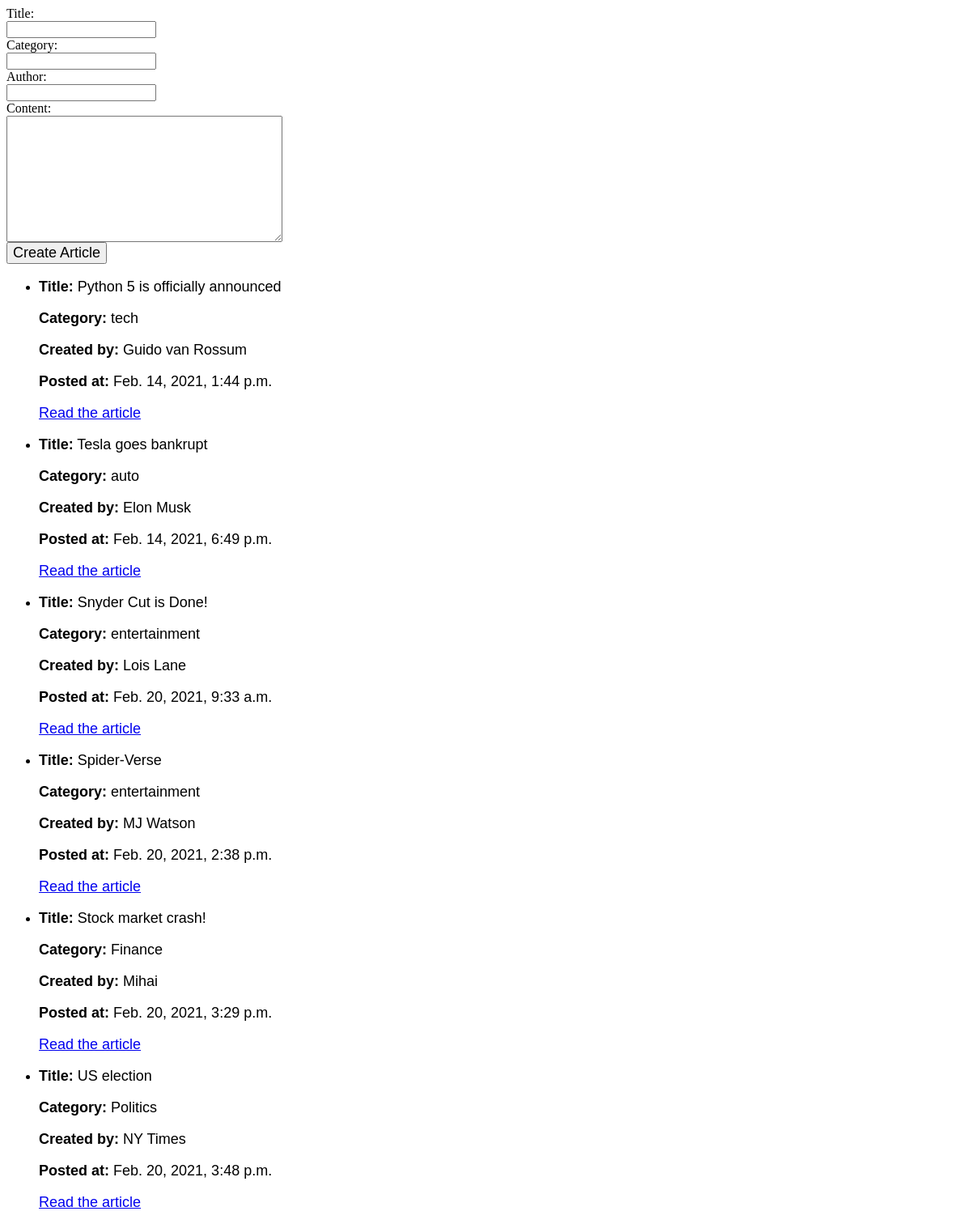
The app's page /blog/articles, older data.
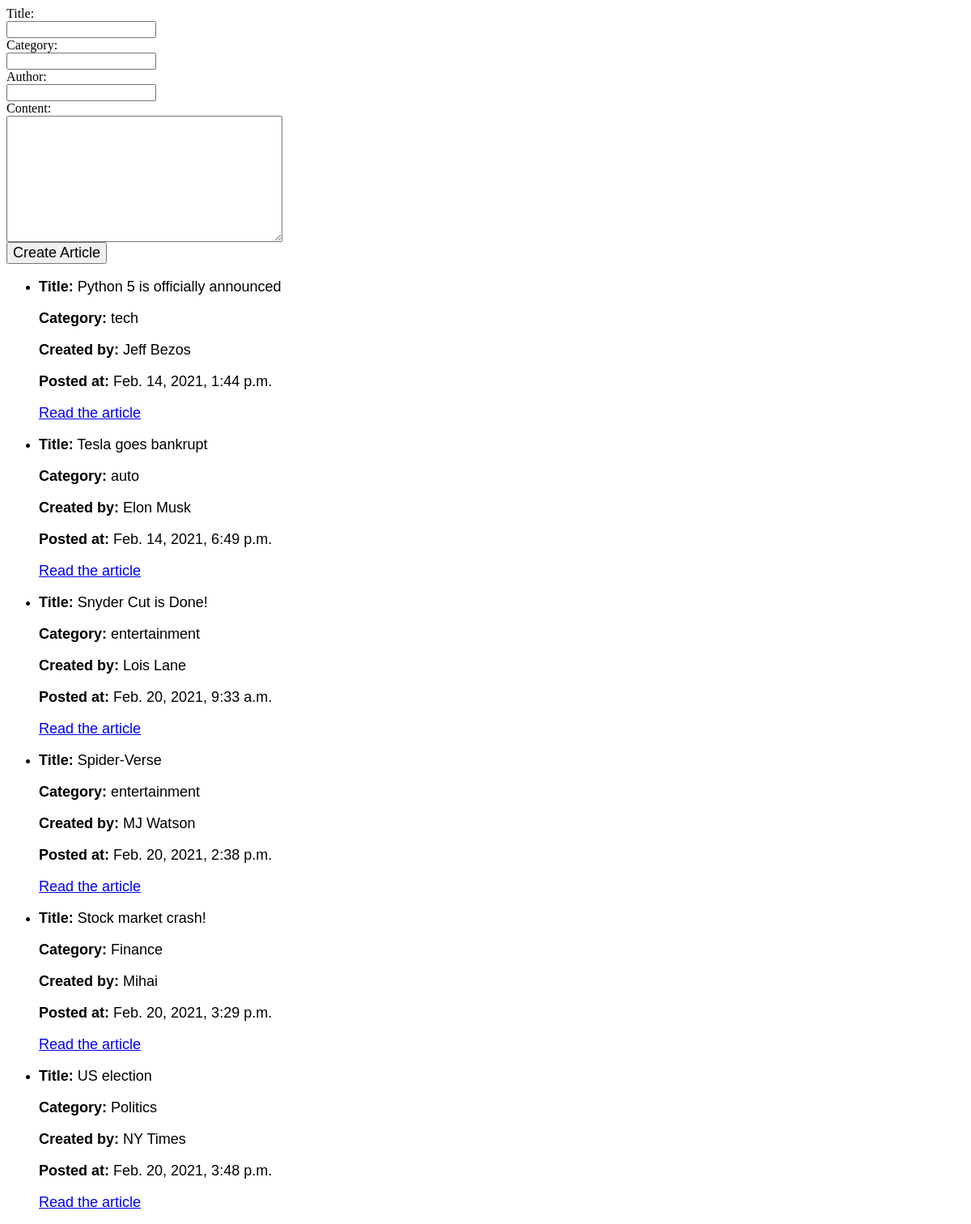
The same page, newer data.
### blog/models.py (models this page shows, shortened)
class ArticleModel(models.Model):
    title = models.CharField(max_length=100)
    category = models.CharField(max_length=100)
    author = models.CharField(max_length=100)
    content = models.TextField()
    creation_date = models.DateTimeField()

### blog/views.py (the view, shortened to what this page needs)
# urls.py: path('articles', Article.as_view()),
class Article(View):
    def get(self, request):
        articles = ArticleModel.objects.all()
        return render(request, "articles.html", {"articles": articles, "form": ArticleForm()})

### blog/forms.py
class ArticleForm(ModelForm):
    class Meta:
        model = ArticleModel
        fields = ["title", "category", "author", "content"]

### blog/templates/articles.html (shortened to what this page needs)
<!DOCTYPE html>
<html lang="en">
<head>
</head>
<body>
<form method="post">
    {{ form }}
    <input style="font-size: large; font-family: Arial,serif" type="submit" value="Create Article">
</form>
<ul>
    {% for article in articles %}
    <li>
        <p style="font-size: large; font-family: Arial,serif"><b>Title:</b> {{article.title}}</p>
        <p style="font-size: large; font-family: Arial,serif"><b>Category:</b> {{article.category}}</p>
        <p style="font-size: large; font-family: Arial,serif"><b>Created by:</b> {{article.author}}</p>
        <p style="font-size: large; font-family: Arial,serif"><b>Posted at:</b> {{article.creation_date}}</p>
        <a style="font-size: large; font-family: Arial,serif" href="http://localhost:8080/blog/articles/{{ article.id }}">Read the article</a>
    </li>
    {% endfor %}
</ul>
</body>
</html>

Row changes from the older to the newer data that the page shows:
changed ArticleModel "Python 5 is officially announced": author "Guido van Rossum" → "Jeff Bezos"
